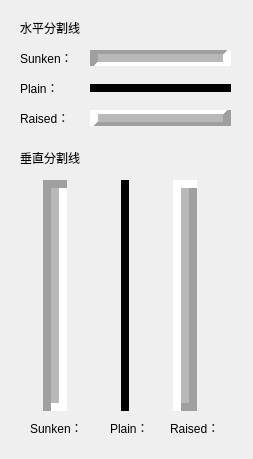
<?xml version="1.0" encoding="UTF-8"?>
<ui version="4.0">
 <class>MainWindow</class>
 <widget class="QMainWindow" name="MainWindow">
  <property name="geometry">
   <rect>
    <x>0</x>
    <y>0</y>
    <width>253</width>
    <height>459</height>
   </rect>
  </property>
  <property name="minimumSize">
   <size>
    <width>253</width>
    <height>459</height>
   </size>
  </property>
  <property name="maximumSize">
   <size>
    <width>253</width>
    <height>459</height>
   </size>
  </property>
  <property name="windowTitle">
   <string>MainWindow</string>
  </property>
  <widget class="QWidget" name="centralwidget">
   <widget class="QLabel" name="label">
    <property name="geometry">
     <rect>
      <x>20</x>
      <y>20</y>
      <width>91</width>
      <height>16</height>
     </rect>
    </property>
    <property name="text">
     <string>水平分割线</string>
    </property>
   </widget>
   <widget class="QLabel" name="label_2">
    <property name="geometry">
     <rect>
      <x>20</x>
      <y>50</y>
      <width>60</width>
      <height>16</height>
     </rect>
    </property>
    <property name="text">
     <string>Sunken：</string>
    </property>
   </widget>
   <widget class="QLabel" name="label_3">
    <property name="geometry">
     <rect>
      <x>20</x>
      <y>80</y>
      <width>60</width>
      <height>16</height>
     </rect>
    </property>
    <property name="text">
     <string>Plain：</string>
    </property>
   </widget>
   <widget class="QLabel" name="label_4">
    <property name="geometry">
     <rect>
      <x>20</x>
      <y>110</y>
      <width>60</width>
      <height>16</height>
     </rect>
    </property>
    <property name="text">
     <string>Raised：</string>
    </property>
   </widget>
   <widget class="QLabel" name="label_5">
    <property name="geometry">
     <rect>
      <x>110</x>
      <y>420</y>
      <width>60</width>
      <height>16</height>
     </rect>
    </property>
    <property name="text">
     <string>Plain：</string>
    </property>
   </widget>
   <widget class="QLabel" name="label_6">
    <property name="geometry">
     <rect>
      <x>30</x>
      <y>420</y>
      <width>60</width>
      <height>16</height>
     </rect>
    </property>
    <property name="text">
     <string>Sunken：</string>
    </property>
   </widget>
   <widget class="QLabel" name="label_7">
    <property name="geometry">
     <rect>
      <x>20</x>
      <y>150</y>
      <width>91</width>
      <height>16</height>
     </rect>
    </property>
    <property name="text">
     <string>垂直分割线</string>
    </property>
   </widget>
   <widget class="QLabel" name="label_8">
    <property name="geometry">
     <rect>
      <x>170</x>
      <y>420</y>
      <width>60</width>
      <height>16</height>
     </rect>
    </property>
    <property name="text">
     <string>Raised：</string>
    </property>
   </widget>
   <widget class="QFrame" name="frame">
    <property name="geometry">
     <rect>
      <x>90</x>
      <y>50</y>
      <width>141</width>
      <height>16</height>
     </rect>
    </property>
    <property name="frameShape">
     <enum>QFrame::HLine</enum>
    </property>
    <property name="frameShadow">
     <enum>QFrame::Sunken</enum>
    </property>
    <property name="lineWidth">
     <number>8</number>
    </property>
    <property name="midLineWidth">
     <number>8</number>
    </property>
   </widget>
   <widget class="QFrame" name="frame_2">
    <property name="geometry">
     <rect>
      <x>90</x>
      <y>80</y>
      <width>141</width>
      <height>16</height>
     </rect>
    </property>
    <property name="frameShape">
     <enum>QFrame::HLine</enum>
    </property>
    <property name="frameShadow">
     <enum>QFrame::Plain</enum>
    </property>
    <property name="lineWidth">
     <number>8</number>
    </property>
    <property name="midLineWidth">
     <number>8</number>
    </property>
   </widget>
   <widget class="QFrame" name="frame_3">
    <property name="geometry">
     <rect>
      <x>90</x>
      <y>110</y>
      <width>141</width>
      <height>16</height>
     </rect>
    </property>
    <property name="frameShape">
     <enum>QFrame::HLine</enum>
    </property>
    <property name="frameShadow">
     <enum>QFrame::Raised</enum>
    </property>
    <property name="lineWidth">
     <number>8</number>
    </property>
    <property name="midLineWidth">
     <number>8</number>
    </property>
   </widget>
   <widget class="QFrame" name="frame_4">
    <property name="geometry">
     <rect>
      <x>20</x>
      <y>180</y>
      <width>71</width>
      <height>231</height>
     </rect>
    </property>
    <property name="frameShape">
     <enum>QFrame::VLine</enum>
    </property>
    <property name="frameShadow">
     <enum>QFrame::Sunken</enum>
    </property>
    <property name="lineWidth">
     <number>8</number>
    </property>
    <property name="midLineWidth">
     <number>8</number>
    </property>
   </widget>
   <widget class="QFrame" name="frame_5">
    <property name="geometry">
     <rect>
      <x>90</x>
      <y>180</y>
      <width>71</width>
      <height>231</height>
     </rect>
    </property>
    <property name="frameShape">
     <enum>QFrame::VLine</enum>
    </property>
    <property name="frameShadow">
     <enum>QFrame::Plain</enum>
    </property>
    <property name="lineWidth">
     <number>8</number>
    </property>
    <property name="midLineWidth">
     <number>8</number>
    </property>
   </widget>
   <widget class="QFrame" name="frame_6">
    <property name="geometry">
     <rect>
      <x>150</x>
      <y>180</y>
      <width>71</width>
      <height>231</height>
     </rect>
    </property>
    <property name="frameShape">
     <enum>QFrame::VLine</enum>
    </property>
    <property name="frameShadow">
     <enum>QFrame::Raised</enum>
    </property>
    <property name="lineWidth">
     <number>8</number>
    </property>
    <property name="midLineWidth">
     <number>8</number>
    </property>
   </widget>
  </widget>
 </widget>
 <resources/>
 <connections/>
</ui>
